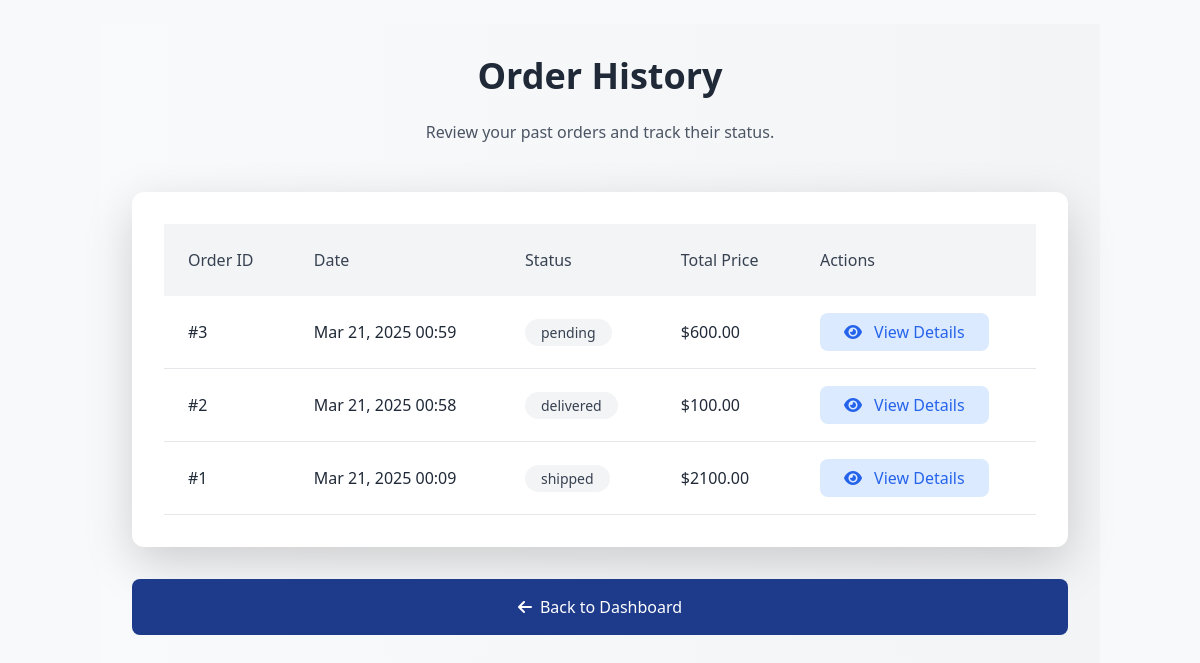
The app's page /orders/history/ (signed in), older data.
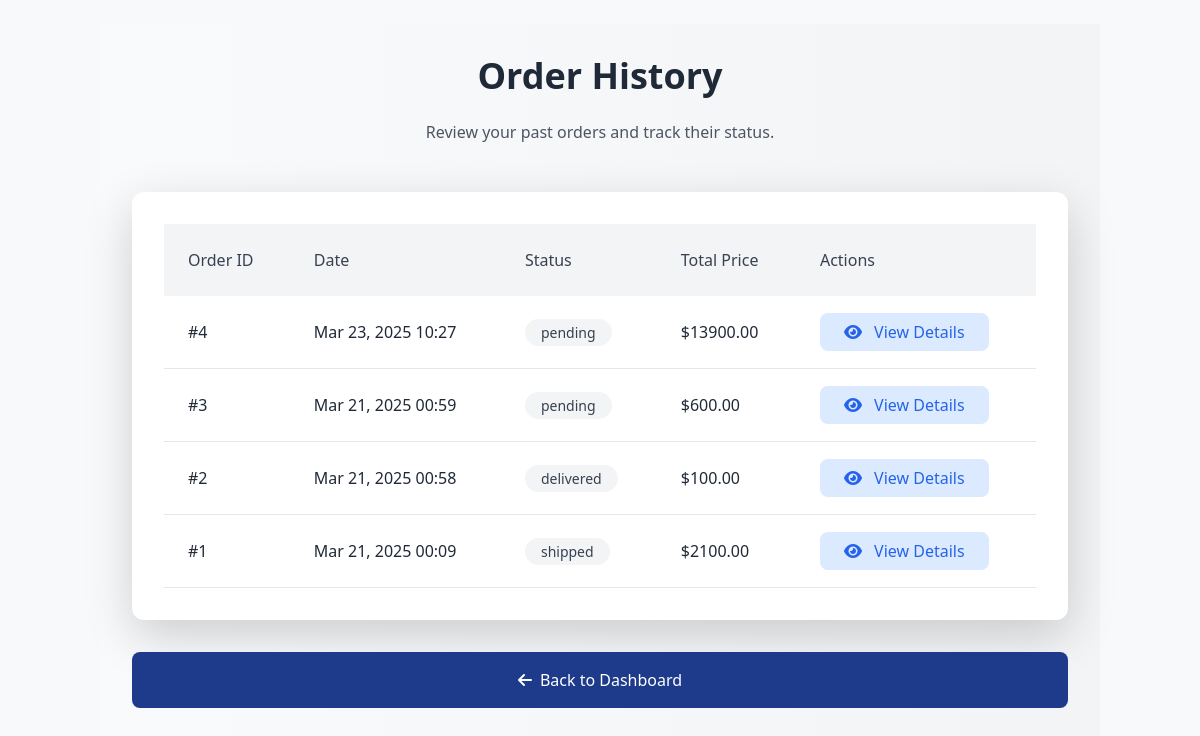
The same page, newer data.
### orders/models.py (models this page shows, shortened)
class Order(models.Model):
    customer = models.ForeignKey(Customer, on_delete=models.CASCADE, related_name='orders')
    outlet = models.ForeignKey(Shop, on_delete=models.CASCADE, related_name='orders')  # Link to the outlet (shop)
    created_at = models.DateTimeField(auto_now_add=True)
    status = models.CharField(max_length=50, choices=[
        ('pending', 'Pending'),
        ('processing', 'Processing'),
        ('shipped', 'Shipped'),
        ('delivered', 'Delivered'),
        ('cancelled', 'Cancelled'),
    ], default='pending')
    total_calories = models.PositiveIntegerField(default=0)  # Total calories in the order
    @property
    def total_price(self):
        return sum(item.product.price * item.quantity for item in self.items.all())

class OrderItem(models.Model):
    order = models.ForeignKey(Order, on_delete=models.CASCADE, related_name='items')
    product = models.ForeignKey('products.Product', on_delete=models.CASCADE)
    quantity = models.PositiveIntegerField(default=1)

### products/models.py (models this page shows, shortened)
class Product(models.Model):
    name = models.CharField(max_length=255)
    description = models.TextField()
    price = models.DecimalField(max_digits=10, decimal_places=2)
    image = models.ImageField(upload_to='product_images/', blank=True, null=True)
    calories_per_100g = models.PositiveIntegerField(help_text="Calories per 100g of the product")
    outlet = models.ForeignKey(Shop, on_delete=models.CASCADE, related_name='products')  # Link to the outlet (shop)
    stock = models.PositiveIntegerField(default=0)
    created_at = models.DateTimeField(auto_now_add=True)
    updated_at = models.DateTimeField(auto_now=True)
    category = models.ForeignKey(Category, on_delete=models.SET_NULL, null=True, blank=True)
    species = models.ManyToManyField(Species, blank=True)  # ✅ Allow multiple species

### orders/views.py (the view)
# urls.py: path('history/', views.order_history, name='order_history'),
@login_required
def order_history(request):
    orders = Order.objects.filter(customer=request.user.customer).order_by('-created_at')
    return render(request, 'orders/order_history.html', {'orders': orders})

### orders/templates/orders/order_history.html
{% extends 'base.html' %}
{% block content %}
<link href="https://cdn.jsdelivr.net/npm/tailwindcss@2.2.19/dist/tailwind.min.css" rel="stylesheet">
<link href="https://cdnjs.cloudflare.com/ajax/libs/font-awesome/6.0.0-beta3/css/all.min.css" rel="stylesheet">
<div class="min-h-screen bg-gradient-to-r from-gray-50 to-gray-100 p-8">
    <div class="max-w-7xl mx-auto">
        <div class="text-center mb-12">
            <h1 class="text-4xl font-bold text-gray-800 mb-4">Order History</h1>
            <p class="text-gray-600">Review your past orders and track their status.</p>
        </div>
        {% if orders.count == 0 %}
        <div class="bg-white p-8 rounded-xl shadow-lg text-center">
            <i class="fas fa-box-open text-6xl text-gray-300 mb-6"></i>
            <p class="text-gray-700 text-xl mb-6">You have no orders.</p>
            <a href="{% url 'customer_dashboard' %}" class="inline-block bg-blue-600 text-white px-8 py-3 rounded-lg hover:bg-blue-700 transition-all">
                <i class="fas fa-arrow-left mr-2"></i> Back to Dashboard
            </a>
        </div>
        {% else %}
        <div class="bg-white p-8 rounded-xl shadow-lg">
            <div class="overflow-x-auto">
                <table class="w-full text-left">
                    <thead class="bg-gray-100">
                        <tr>
                            <th class="px-6 py-4 text-gray-700 font-medium">Order ID</th>
                            <th class="px-6 py-4 text-gray-700 font-medium">Date</th>
                            <th class="px-6 py-4 text-gray-700 font-medium">Status</th>
                            <th class="px-6 py-4 text-gray-700 font-medium">Total Price</th>
                            <th class="px-6 py-4 text-gray-700 font-medium">Actions</th>
                        </tr>
                    </thead>
                    <tbody>
                        {% for order in orders %}
                        <tr class="border-b hover:bg-gray-50 transition-all">
                            <td class="px-6 py-4 text-gray-800">#{{ order.id }}</td>
                            <td class="px-6 py-4 text-gray-800">{{ order.created_at|date:"M d, Y H:i" }}</td>
                            <td class="px-6 py-4">
                                <span class="px-3 py-1 rounded-full text-sm font-medium
                                    {% if order.status == 'Delivered' %}bg-green-100 text-green-700
                                    {% elif order.status == 'Pending' %}bg-yellow-100 text-yellow-700
                                    {% elif order.status == 'Cancelled' %}bg-red-100 text-red-700
                                    {% else %}bg-gray-100 text-gray-700{% endif %}">
                                    {{ order.status }}
                                </span>
                            </td>
                            <td class="px-6 py-4 text-gray-800">${{ order.total_price }}</td>
                            <td class="px-6 py-4">
                                <a href="{% url 'order_status' order.id %}" class="bg-blue-100 text-blue-600 px-4 py-2 rounded-lg hover:bg-blue-200 transition-all">
                                    <i class="fas fa-eye mr-2"></i> View Details
                                </a>
                            </td>
                        </tr>
                        {% endfor %}
                    </tbody>
                </table>
            </div>
        </div>
        {% endif %}
        <div class="mt-8 text-center">
            <a href="{% url 'customer_dashboard' %}" class="bg-blue-900 text-white px-8 py-3 rounded-lg hover:bg-blue-700 transition-all flex items-center justify-center gap-2">
                <i class="fas fa-arrow-left"></i> Back to Dashboard
            </a>
        </div>
    </div>
</div>
{% endblock %}

Row changes from the older to the newer data that the page shows:
added Order: id "4", created_at "Mar 23, 2025 10:27", status "pending", total_price "13900.00"
